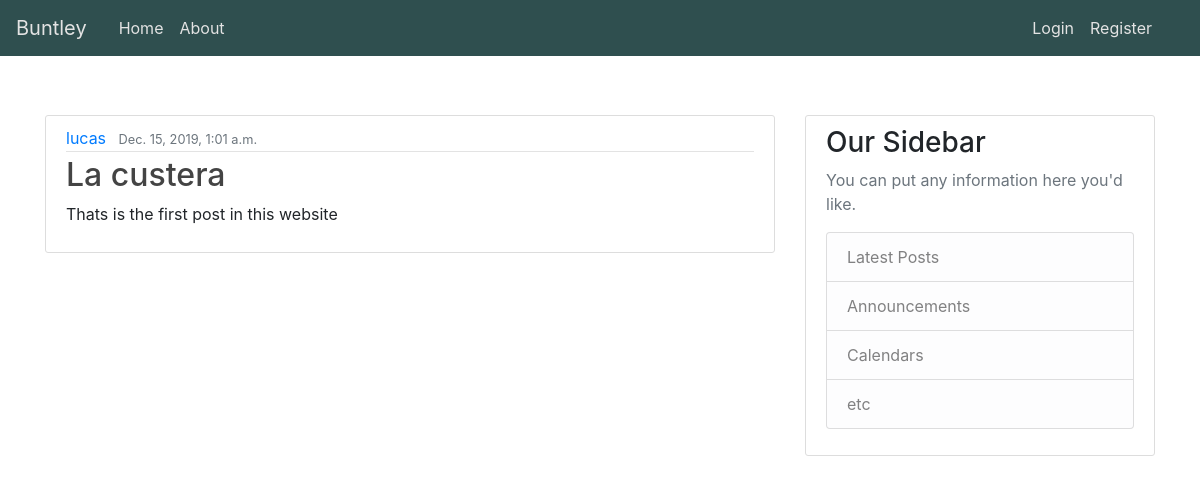
The app's page /, older data.
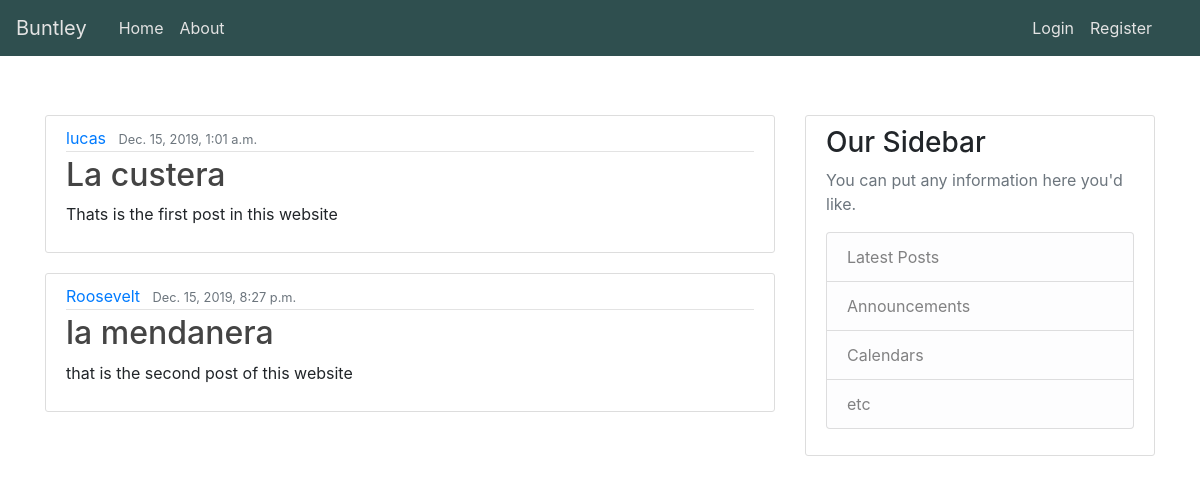
The same page, newer data.
### blog/models.py (models this page shows, shortened)
class Post(models.Model):
    title = models.CharField(max_length=100)
    content = models.TextField()
    date = models.DateTimeField(default=timezone.now)
    author = models.ForeignKey(User, on_delete=models.CASCADE)

### blog/views.py (the view)
# urls.py: path('', views.home, name='blog-home'),
def home(request):
    context = {
        'posts': Post.objects.all()
        }
    return render(request, 'blog/home.html', context)

### blog/templates/blog/home.html (shortened to what this page needs)
 {% extends "blog/base.html" %}
 {% block content %}
   {% for post in posts%}
      <article class="media content-section">
        <div class="media-body">
          <div class="article-metadata">
            <a class="mr-2" href="#">{{ post.author }}</a>
            <small class="text-muted">{{ post.date }}</small>
          </div>
          <h2><a class="article-title" href="#">{{ post.title }}</a></h2>
          <p class="article-content">{{ post.content }}</p>
        </div>
      </article>
   {% endfor %}
   {% endblock content %}

Row changes from the older to the newer data that the page shows:
added Post: author "Roosevelt", date "Dec. 15, 2019, 8:27 p.m.", title "la mendanera", content "that is the second post of this website"
